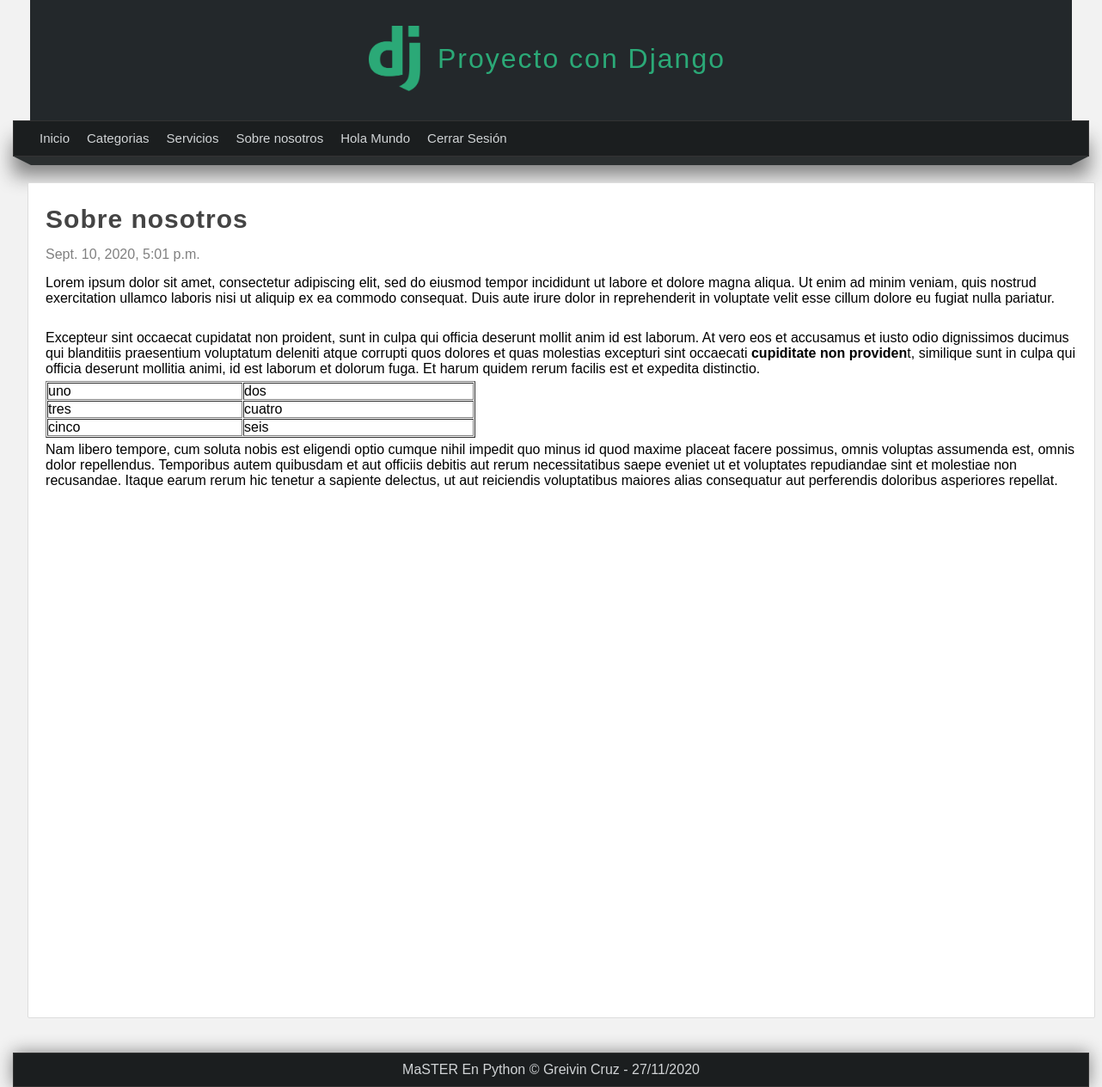
The app's page /pagina/sobre-nosotros (signed in) with its own data.
### pages/models.py (models this page shows, shortened)
class Page(models.Model):
    title= models.CharField(max_length=50, verbose_name="Título")
    content= RichTextField(verbose_name="Contenido")
    slug= models.CharField(unique=True, max_length=150, verbose_name="URL Amigable")
    order= models.IntegerField(default=0, verbose_name="Orden")
    visible = models.BooleanField(verbose_name="Visible?")
    created_at = models.DateTimeField(auto_now_add=True, verbose_name="Creado en ")
    updated_at= models.DateTimeField(auto_now=True, verbose_name="Actualizado en")
    class Meta:
        verbose_name="Página"
        verbose_name_plural = "Páginas"

### pages/views.py (the view)
# urls.py: path('pagina/<str:slug>', views.page, name="page")
@login_required(login_url="login")
def page(request, slug):
    page = Page.objects.get(slug=slug)
    return render(request, "pages/page.html", {
           "page":page
    })

### blog/processor.py (called while the page is built)
def get_categories(request):
    categories_in_use = Article.objects.values_list('categories', flat=True)
    categories = Category.objects.filter(id__in=categories_in_use).values_list('id', 'name',)
    return {
        'categories' : categories,
        'categories_in_use' : categories_in_use
    }

### pages/context_processors.py (called while the page is built)
def get_pages(request):
    pages = Page.objects.filter(visible=True).order_by('order').values_list('id', 'title', 'slug')
    return {
        'pages' : pages
    }

### pages/templates/pages/page.html (shortened to what this page needs)
{% extends 'layouts/layout.html' %}
{% block content%}
    <h1 class="title">{{page.title}}</h1>
    <span class="date"> {{page.created_at}} </span>
    <p class="content">
        {{page.content|safe}}
    </p>
{% endblock%}

### mainapp/templates/layouts/layout.html (shortened to what this page needs)
{% load static %}
<!DOCTYPE html>
<html lang="en">
<head>
    {% load static%}
    <link rel="stylesheet" href="{% static 'css/styles.css' %}"/>
</head>
<body>
    <header>
        <div id="logotipo">
            <img src="{% static 'images/logo.png' %}">
            <h1>Proyecto con Django</h1>
        </div>
    </header>
    <nav>
        <ul>
            <li>
                <a href="{% url 'index' %}">Inicio</a>
            </li>
            {% if user.email %}
                    <li>
                        <a href="{% url 'list_articles' %}">Categorias</a>
                    </li>
                    {% for page in pages %}
                        <li>
                            <a href="{% url 'page' page.2%}" >{{page.1}}</a>
                        </li>
                    {% endfor%}
                    <li>
                        <a href="{% url 'logout' %}">Cerrar Sesión</a>
                    </li>
                {%endif%}
        </ul>
    </nav>
    <div class="barra">
        <span class="esquina-izquierda"></span>
        <span class="relleno-barra"></span>
        <span class="esquina-derecha"></span>
    </div>
   <div id="content">
       <div class="box">
            {% block content%}{% endblock%}
       </div>
    </div>
    <footer>
        MaSTER En Python &copy; Greivin Cruz - {% now "d/m/Y" %}
    </footer>
</body>
</html>

### mainapp/static/css/styles.css (style rules this page uses)
* { margin: 0px; padding: 0px; font-family: sans-serif, Arial, Helvetica; text-decoration: none; }
p,h2,h3, ul { margin-top: 5px; margin-bottom: 5px; }
ul,ol { margin-left: 20px; margin-bottom: 10px; }
body { background-color: #f2f2f2; }
header { width: 1212px; height: 140px; background-color: #23282B; margin: 0px auto; }
#logotipo { width: 35%; height: 130px; margin: 0 auto; padding-top: 10px; }
#logotipo h1 { display: block; float: left; margin-top: 40px; margin-left: 20px; letter-spacing: 2px; font-weight: normal; color: #2ba977; }
#logotipo img { display: block; width: 60px; float: left; margin-top: 20px; }
nav { width: 1250px; height: 40px; margin: 0 auto; background-color: #1B1E1F; border: 1px solid #333333; box-shadow: 0px 22px 22px gray; font-size: 15px; }
nav > ul { list-style:none; text-decoration: none; }
nav > ul > li { line-height: 30px; float:left; }
nav > ul > li > a { display: block; padding-left: 10px; padding-right: 10px; color: #d1d4d6; }
.barra { width: 1250px; margin: 0 auto; margin-bottom: 20px; }
.esquina-izquierda { display: block; border-left: 20px solid transparent; border-top: 10px solid #2b2f30; float: left; }
.esquina-derecha { display: block; border-right: 20px solid transparent; border-top: 10px solid #2b2f30; float: right; }
.relleno-barra { display: block; width: 1210px; height: 10px; background: #2b2f30; float: left; }
#content { width: 95%; min-height: 930px; margin: 0 auto; margin-top: 30px; margin-bottom: 40px; }
.box { background: white; width: 1200px; min-height: 930px; padding: 20px; border: 1px solid #ddd; border-radius: 2px; margin: 0 auto; }
.title { color: #444444; letter-spacing: 1px; font-size:30px; margin-bottom: 10px; margin-top: 5px; }
.date { display: block; margin-top: 15px; margin-bottom: 15px; color: gray; }
.content { line-height: 25px; }
footer { width: 1250px; background-color: #1B1E1F; border: 1px solid #333333; color: #d1d4d6; text-align: center; margin: 0 auto; padding-top: 10px; padding-bottom: 10px; box-shadow: 0px 0px 20px gray; }

### records on screen
Page: title "Servicios"
Page: title "Sobre nosotros", created_at "Sept. 10, 2020, 5:01 p.m.", content "Lorem ipsum dolor sit amet, consectetur adipiscing elit, sed do eiusmod tempor incididunt ut labore et dolore magna aliqua. Ut enim ad minim veniam, quis nostrud exercitation ullamco laboris nisi ut aliquip ex ea commodo consequat. Duis aute irure dolor in reprehenderit in voluptate velit esse cillum dolore eu fugiat nulla pariatur. Excepteur sint occaecat cupidatat non proident, sunt in culpa qui officia deserunt mollit anim id est laborum. At vero eos et accusamus et iusto odio dignissimos ducimus qui blanditiis praesentium voluptatum deleniti atque corrupti quos dolores et quas molestias excepturi sint occaecati cupiditate non providen t, similique sunt in culpa qui officia deserunt…"
Page: title "Hola Mundo"
